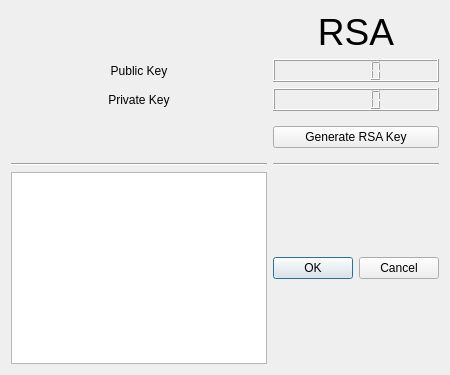
          <widget class="QWidget" name="tab_rsa">
           <attribute name="title">
            <string>RSA</string>
           </attribute>
           <layout class="QGridLayout" name="gridLayout_11">
            <item row="2" column="0">
             <layout class="QGridLayout" name="gridLayout_10">
              <item row="5" column="0">
               <widget class="QLabel" name="PrivateKeyLabel">
                <property name="text">
                 <string>Private Key</string>
                </property>
                <property name="alignment">
                 <set>Qt::AlignCenter</set>
                </property>
               </widget>
              </item>
              <item row="8" column="1">
               <widget class="QDialogButtonBox" name="buttonBoxSend_RSA">
                <property name="standardButtons">
                 <set>QDialogButtonBox::Cancel|QDialogButtonBox::Ok</set>
                </property>
               </widget>
              </item>
              <item row="7" column="0">
               <widget class="Line" name="line">
                <property name="orientation">
                 <enum>Qt::Horizontal</enum>
                </property>
               </widget>
              </item>
              <item row="4" column="1">
               <widget class="QLCDNumber" name="lcdNumber_2">
                <property name="digitCount">
                 <number>5</number>
                </property>
               </widget>
              </item>
              <item row="6" column="1">
               <widget class="QPushButton" name="RSA_Key_button_generator">
                <property name="text">
                 <string>Generate RSA Key</string>
                </property>
               </widget>
              </item>
              <item row="4" column="0">
               <widget class="QLabel" name="PublicKeyLabel">
                <property name="text">
                 <string>Public Key</string>
                </property>
                <property name="alignment">
                 <set>Qt::AlignCenter</set>
                </property>
               </widget>
              </item>
              <item row="8" column="0">
               <widget class="QPlainTextEdit" name="plainTextEdit_RSA"/>
              </item>
              <item row="7" column="1">
               <widget class="Line" name="line_4">
                <property name="orientation">
                 <enum>Qt::Horizontal</enum>
                </property>
               </widget>
              </item>
              <item row="5" column="1">
               <widget class="QLCDNumber" name="lcdNumber"/>
              </item>
              <item row="6" column="0">
               <spacer name="verticalSpacer">
                <property name="orientation">
                 <enum>Qt::Vertical</enum>
                </property>
                <property name="sizeHint" stdset="0">
                 <size>
                  <width>20</width>
                  <height>40</height>
                 </size>
                </property>
               </spacer>
              </item>
              <item row="0" column="1">
               <widget class="QLabel" name="label_4">
                <property name="font">
                 <font>
                  <pointsize>28</pointsize>
                 </font>
                </property>
                <property name="text">
                 <string>RSA</string>
                </property>
                <property name="scaledContents">
                 <bool>true</bool>
                </property>
                <property name="alignment">
                 <set>Qt::AlignCenter</set>
                </property>
               </widget>
              </item>
              <item row="0" column="0">
               <spacer name="verticalSpacer_2">
                <property name="orientation">
                 <enum>Qt::Vertical</enum>
                </property>
                <property name="sizeHint" stdset="0">
                 <size>
                  <width>20</width>
                  <height>40</height>
                 </size>
                </property>
               </spacer>
              </item>
             </layout>
            </item>
           </layout>
          </widget>
